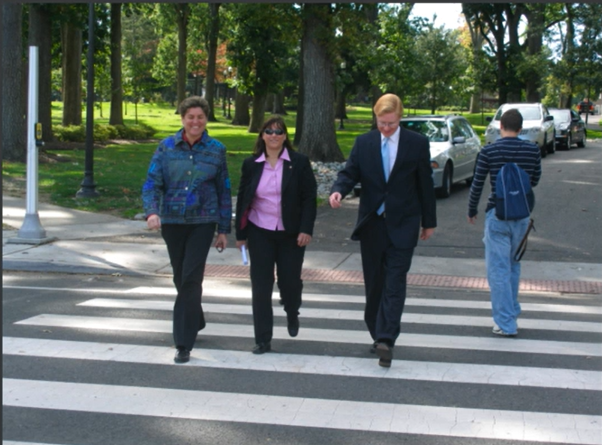
#> input picture tutorial_2/401/materyal/person.png, 602 x 445 px, found by its file name
$ python 06_HOG_yayaTespiti.py
#> lines starting #> are read from the running program, lines starting #| are printed output that depends on the picture; after the words box and inside, x2 and y2 are one past the last pixel; in counts of white or black regions, pixels touching at a corner belong together


#----------------------------------------#
# HOG(Histogram of Oriented Gradients)
#-----------------------------------------#

import cv2
import numpy as np

img = cv2.imread(r"materyal\person.png") # Resmi okuma işlemi
#> img is the input picture: shape (445, 602, 3); mean B, G, R 103.5, 106.9, 97.8
hog = cv2.HOGDescriptor() # HOG nesnesi oluşturma işlemi
hog.setSVMDetector(cv2.HOGDescriptor_getDefaultPeopleDetector()) # HOG nesnesine insan tespiti için kullanılacak modeli atama işlemi
boxes, weights = hog.detectMultiScale(img, winStride=(8, 8), padding=(32, 32), scale=1.05) # HOG nesnesi ile insan tespiti işlemi
#> boxes = [[438, 95, 136, 271], [199, 84, 154, 308], [109, 74, 159, 318], [301, 61, 173, 345]]; weights = [1.5, 3.01, 2.22, 1.44]

for i, (x, y, w, h) in enumerate(boxes):
    cv2.rectangle(img, (x, y), (x + w, y + h), (0, 255, 0), 2) # Dikdörtgen çizme işlemi
    cv2.putText(img, f"Person {i + 1}", (x, y), cv2.FONT_HERSHEY_SIMPLEX, 1, (0, 255, 0), 2) # Metin ekleme işlemi
#> this loop made 4 passes
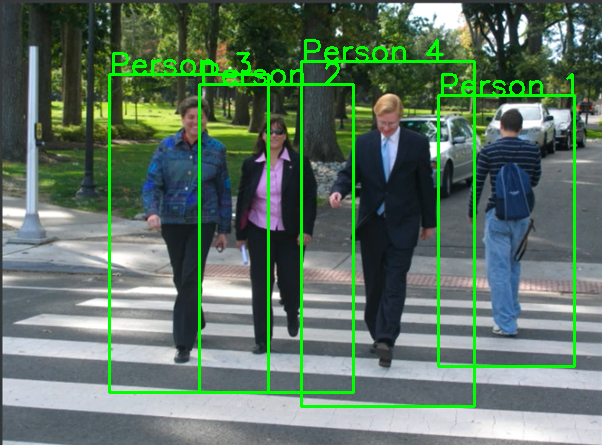
#> img: shape (445, 602, 3); 5.12% of pixels changed, all inside (x1, y1, x2, y2) = (108, 39, 576, 408)

cv2.imshow("HOG", img) # Resmi ekranda gösterme işlemi
cv2.waitKey(0) # Bekleme işlemi
cv2.destroyAllWindows() # Pencereleri kapatma işlemi
